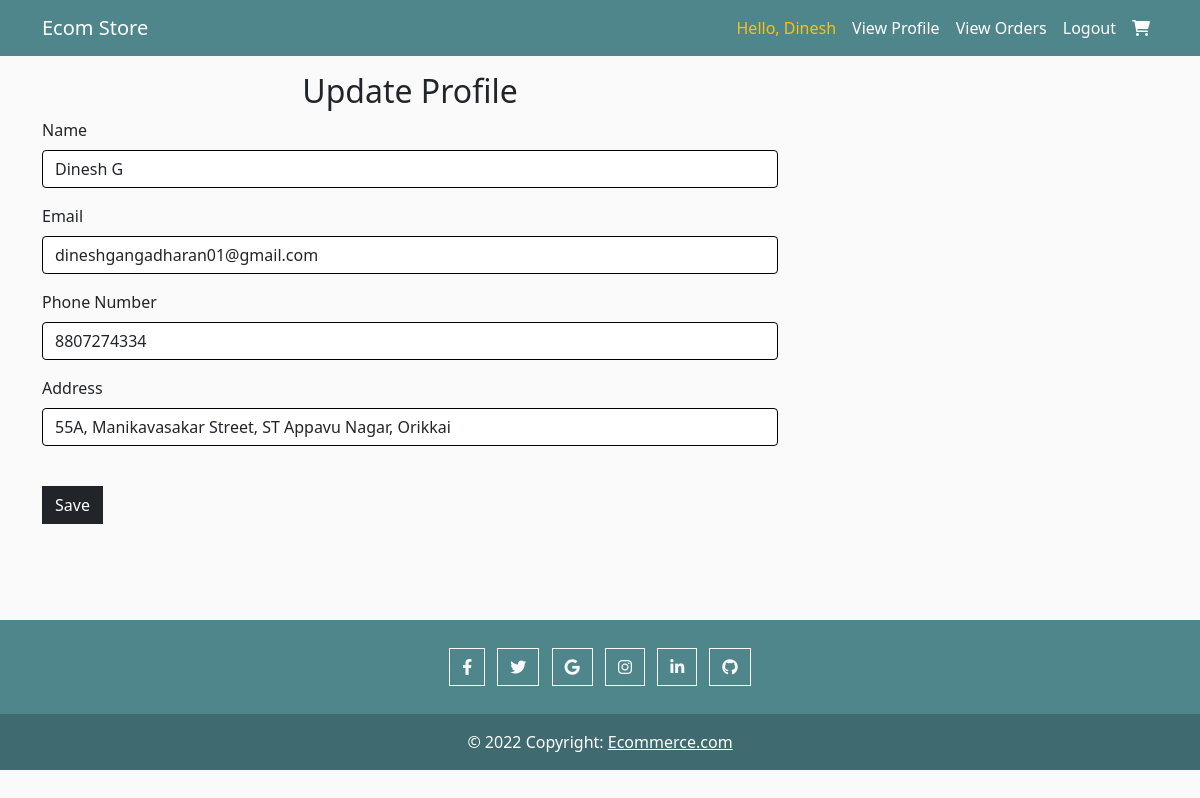
The app's page /profile (signed in) with its own data.
### project/models.py (models this page shows, shortened)
class Customer(models.Model):
    user=models.OneToOneField(User,on_delete=models.CASCADE, null=True, blank=True)
    name=models.CharField(max_length=50, null=True)
    mobile=models.IntegerField(default=0)
    email=models.CharField(max_length=50, null=True)
    address=models.TextField(default=0)
    auth_token=models.CharField(max_length=100, default='a')
    is_verified=models.BooleanField(default=False)

### project/views.py (the view)
# urls.py: path('profile',views.profile,name="profile"),
def profile(request):
    customer=request.user.customer
    return render(request,'profile.html', {'customer':customer})

### project/templates/profile.html (shortened to what this page needs)
{% extends 'base.html' %}
{% load static %}
{% load crispy_forms_filters %}
{% block content %}
<div class="row">
    <div class="col-md-8 mb-5">
        <h2 class="text-dark text-center mt-3">Update Profile</h2>
        <form action="{% url 'update_profile' %}" method="POST">
            <div class="mb-3">
                <label for="exampleFormControlInput1" class="form-label">Name</label>
                <input style="border: solid 1px black;" autocomplete="off" type="text" name="name" class="form-control"
                    value="{{customer.name}}" required>
            </div>
            <div class="mb-3">
                <label for="exampleFormControlInput1" class="form-label">Email</label>
                <input style="border: solid 1px black;" autocomplete="off" type="email" name="email"
                    class="form-control" value="{{customer.email}}" required>
            </div>
            <div class="mb-3">
                <label for="exampleFormControlInput1" class="form-label">Phone Number</label>
                <input style="border: solid 1px black;" pattern="[0-9]{10}" autocomplete="off" type="text" name="mobile"
                    class="form-control" value="{{customer.mobile}}" required>
            </div>
            <div class="mb-3">
                <label for="exampleFormControlInput1" class="form-label">Address</label>
                <input style="border: solid 1px black;" autocomplete="off" type="text" name="address"
                    class="form-control" value="{{customer.address}}" required>
            </div>
            <button class="btn btn-dark text-center mt-4" type="submit">
                Save
            </button>
        </form>
    </div>
</div>
{% endblock %}

### project/templates/base.html (shortened to what this page needs)
{% load static %}
<!DOCTYPE html>
<html lang="en">
<head>
    <link href="https://cdn.jsdelivr.net/npm/bootstrap@5.0.2/dist/css/bootstrap.min.css" rel="stylesheet"
>
    <link rel="stylesheet" href="{% static 'css/main.css' %}">
    <link rel="stylesheet" href="https://use.fontawesome.com/releases/v5.7.2/css/all.css">
    <link rel="stylesheet" href="https://cdnjs.cloudflare.com/ajax/libs/font-awesome/6.0.0-beta2/css/all.min.css">
    <link rel="stylesheet" href="https://cdn.jsdelivr.net/npm/bootstrap-icons@1.3.0/font/bootstrap-icons.css">
</head>
<body>
    <nav class="navbar navbar-expand-lg navbar-dark bg-dark">
        <div class="container">
            <a class="navbar-brand" href="{% url 'category' %}">Ecom Store</a>
            <div class="collapse navbar-collapse" id="navbarSupportedContent">
                <ul class="navbar-nav ms-auto mb-2 mb-lg-0">
                    {% if user.is_authenticated %}
                    <li class="nav-item">
                        <a class="nav-link active text-warning">Hello, {{user.first_name}}</a>
                    </li>
                    <li class="nav-item">
                        <a class="nav-link active" href="{% url 'profile' %} ">View Profile</a>
                    </li>
                    <li class="nav-item">
                        <a class="nav-link active" href="{% url 'view_order' %} ">View Orders</a>
                    </li>
                    <li class="nav-item">
                        <a class="nav-link active" href="{% url 'logout' %} ">Logout</a>
                    </li>
                    {% else %}
                    <li class="nav-item">
                        <a href="{% url 'login' %}" class="btn btn-warning">Login</a>
                    </li>
                    {% endif %}
                    <li class="nav-item">
                        <a class="nav-link active" href="{% url 'cart' %}">
                            <i class="fa fa-shopping-cart"></i>
                        </a>
                    </li>
                </ul>
            </div>
        </div>
    </nav>
    <div class="container">
        {% block content %}
        {% endblock %}
    </div>
    <footer class="bg-dark text-center mt-5 text-white">
        <div class="container p-4 pb-0">
          <section class="mb-4">
            <a class="btn btn-outline-light btn-floating m-1" href="#!" role="button">
                <i class="fab fa-facebook-f"></i>
            </a>
            <a class="btn btn-outline-light btn-floating m-1" href="#!" role="button">
                <i class="fab fa-twitter"></i>
            </a>
            <a class="btn btn-outline-light btn-floating m-1" href="#!" role="button">
                <i class="fab fa-google"></i>
            </a>
            <a class="btn btn-outline-light btn-floating m-1" href="#!" role="button">
                <i class="fab fa-instagram"></i>
            </a>
            <a class="btn btn-outline-light btn-floating m-1" href="#!" role="button">
                <i class="fab fa-linkedin-in"></i>
            </a>
            <a class="btn btn-outline-light btn-floating m-1" href="#!" role="button">
                <i class="fab fa-github"></i>
            </a>
          </section>
        </div>
        <div class="text-center p-3" style="background-color: rgba(0, 0, 0, 0.2);">
          © 2022 Copyright:
          <a class="text-white" href="{% url 'category' %}">Ecommerce.com</a>
        </div>
      </footer>
</body>
</html>

### static/css/main.css (style rules this page uses)
body { background-color: hsl(0, 0%, 98%); }
h1,h2,h3,h4,h5,h6 { color:hsl(0, 0%, 30%); }
.bg-dark { background-color: #4f868c!important; }
.btn { border-radius: 0; }

### records on screen
Customer: name "Dinesh G", email "dineshgangadharan01@gmail.com", mobile "8807274334", address "55A, Manikavasakar Street, ST Appavu Nagar, Orikkai"

### other values on screen
{{ user.first_name }} "Dinesh"
